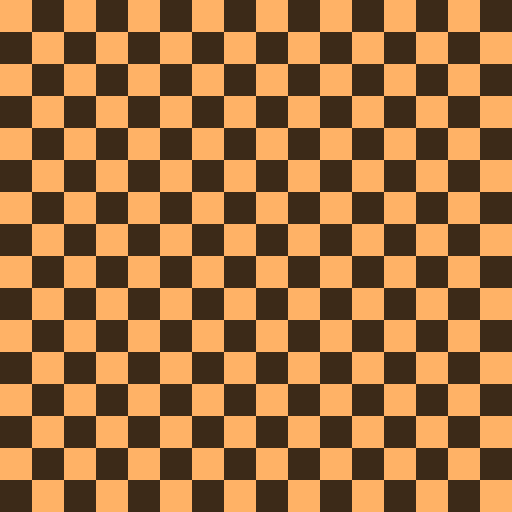
#> input picture CryptoPic/CryptoPic/imgs/original/checkerboard.png, 512 x 512 px; its folder holds 4 pictures in this run
$ python xor_cipher.py
#> lines starting #> are read from the running program, lines starting #| are printed output that depends on the picture
import os

from PIL import Image


def xorshift32(state):
    state &= 0xFFFFFFFF
    state ^= (state << 13) & 0xFFFFFFFF
    state ^= state >> 17
    state ^= (state << 5) & 0xFFFFFFFF
    return state & 0xFFFFFFFF


def xor_cipher(data, key):
    state = key
    arr = bytearray()
    for byte in data:
        state = xorshift32(state)
        arr.append(byte ^ (state & 0xFF))
    return bytes(arr)


def process_image(source, destination, key):
#> called with key = 123456
    img = Image.open(source).convert("RGB")
#> img is the input picture: PIL image 512x512 RGB; mean R, G, B 157.5, 110, 63
    data = img.tobytes()
    res_bytes = xor_cipher(data, key)
    new_img = Image.frombytes("RGB", img.size, res_bytes)
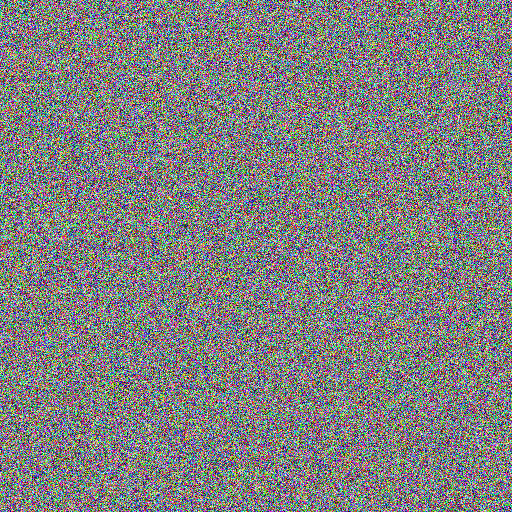
#> new_img: PIL image 512x512 RGB; mean R, G, B 127.9, 127.6, 127.4
    new_img.save(destination)


if __name__ == "__main__":
    key = 123456
    base = os.path.dirname(os.path.dirname(__file__))
    files = ["checkerboard.png", "gradient.png", "lancer.png"]

    for filename in files:
        source = os.path.join(base, "imgs/original", filename)
        name = filename.rsplit(".", 1)[0]
        encrypted = os.path.join(base, "imgs/encrypted", name + "_xor.png")
        decrypted = os.path.join(base, "imgs/decrypted", name + "_xor.png")

        process_image(source, encrypted, key)
        process_image(encrypted, decrypted, key)
#> pass 2 of the loop `for filename in files:`:
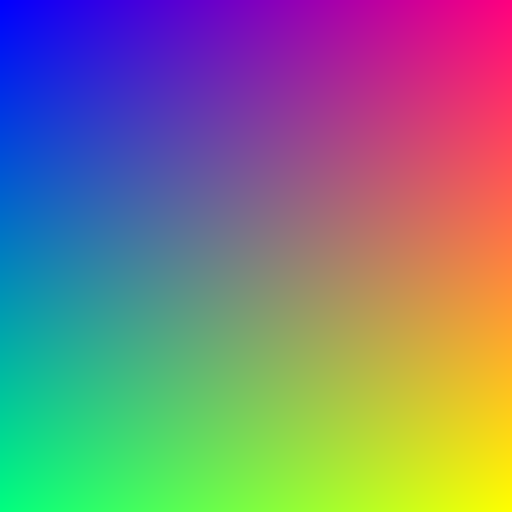
#> input picture CryptoPic/CryptoPic/imgs/original/gradient.png, 512 x 512 px
#> in process_image, img is the input picture: PIL image 512x512 RGB; mean R, G, B 127, 127, 127
#> in process_image (call 3), `new_img = Image.frombytes("RGB", img.size, res_bytes)`:
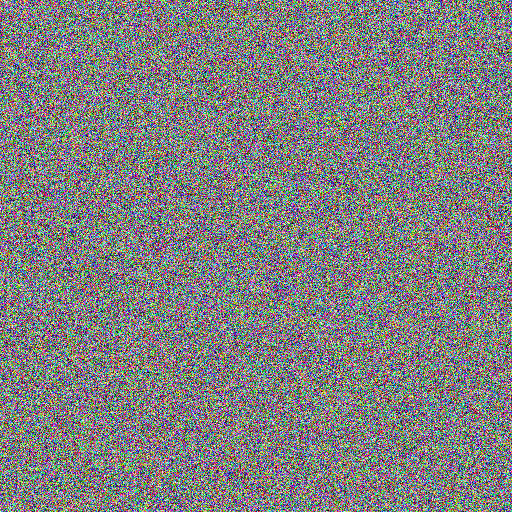
#> new_img: PIL image 512x512 RGB; mean R, G, B 127.6, 127.5, 127.3
#> pass 3 of the loop `for filename in files:`:
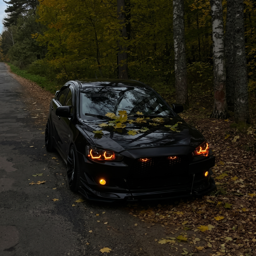
#> input picture CryptoPic/CryptoPic/imgs/original/lancer.png, 256 x 256 px
#> in process_image, img is the input picture: PIL image 256x256 RGB; mean R, G, B 38.1, 34.8, 23.8
#> in process_image (call 5), `new_img = Image.frombytes("RGB", img.size, res_bytes)`:
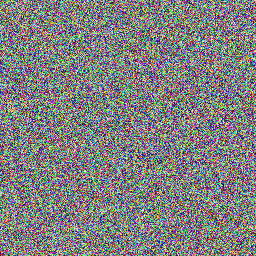
#> new_img: PIL image 256x256 RGB; mean R, G, B 127.6, 127.6, 127.5
